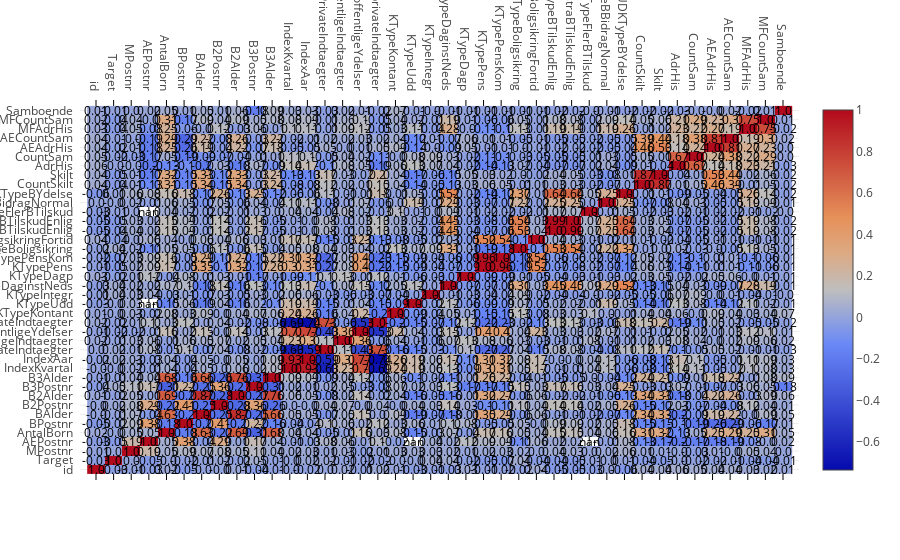

Notebook code cell kept with this figure:
### Code cell
### 4. Correlations 

# Import of packages for plotting: 
import plotly.plotly as py
import plotly.graph_objs as go
import plotly.figure_factory as ff
from plotly.offline import iplot, init_notebook_mode

# Using plotly + cufflinks in offline mode
import cufflinks
cufflinks.go_offline(connected=True)
init_notebook_mode(connected=True)

# Correlation between variables 
df.corr() # Inspect values 

#Create Correlogram - Heatmap: 
corrs = df.corr() # We plot them visually
figure = ff.create_annotated_heatmap(
    z=corrs.values,
    x=list(corrs.columns),
    y=list(corrs.index),
    annotation_text=corrs.round(2).values,
    showscale=True)
        
figure.iplot()

df.corr()
